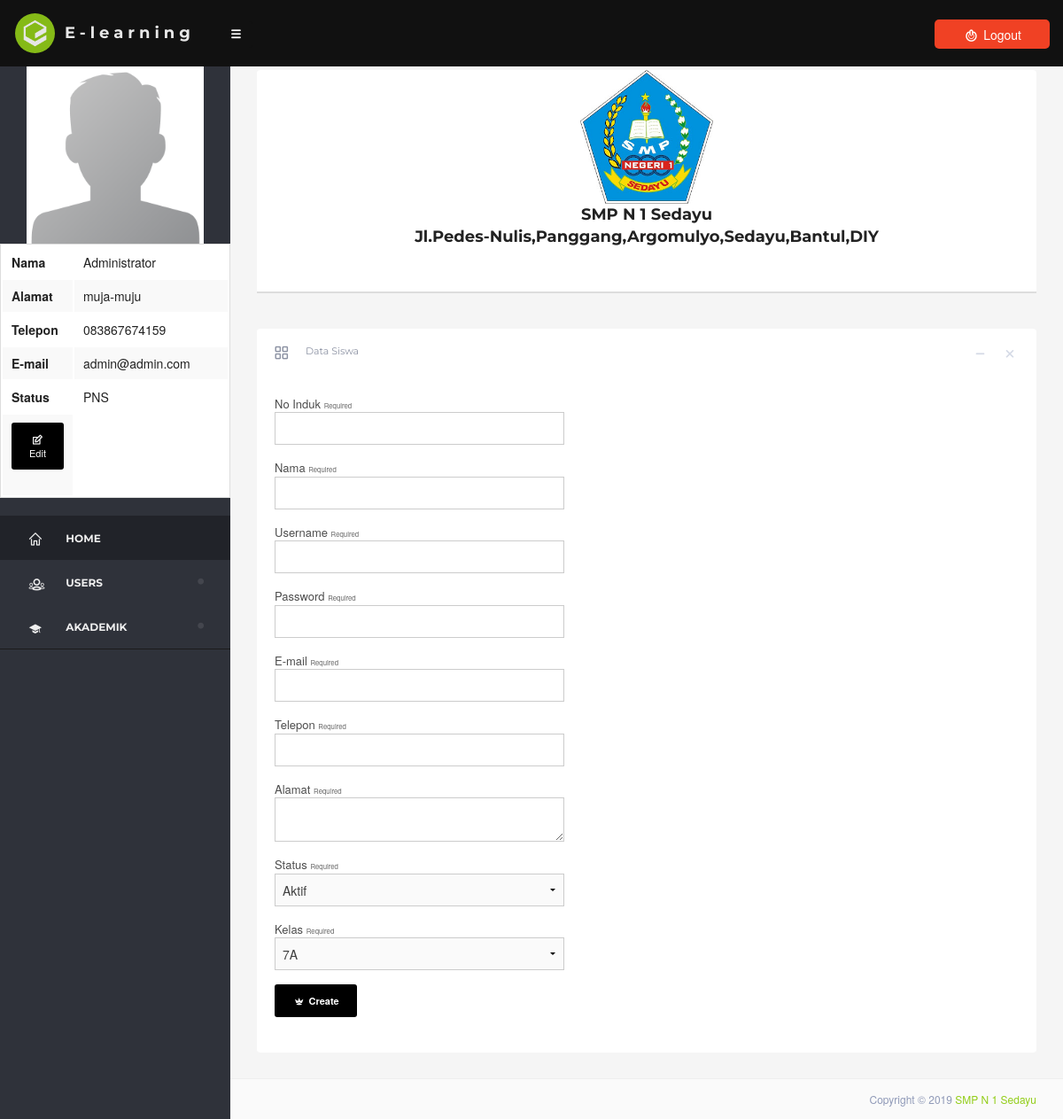
Page /dashboard/?users=siswa-create (signed in) on the committed database.
### tables this page shows
CREATE TABLE `users` (
  `users_id` int(11) NOT NULL AUTO_INCREMENT,
  `users_noinduk` int(20) DEFAULT NULL,
  `users_nama` varchar(25) DEFAULT NULL,
  `users_username` varchar(25) DEFAULT NULL,
  `users_password` varchar(25) DEFAULT NULL,
  `users_level` varchar(5) DEFAULT NULL,
  `users_telp` varchar(13) DEFAULT NULL,
  `users_alamat` text,
  `users_email` varchar(30) DEFAULT NULL,
  `users_status` varchar(6) DEFAULT NULL,
  `users_foto` varchar(100) NOT NULL,
  `kelas_id` int(11) DEFAULT NULL,
  PRIMARY KEY (`users_id`),
  KEY `kelas_id` (`kelas_id`)
);

### dashboard/view/siswa_create.php (the view, shortened to what this page needs)
<div class="large-12 columns">
    <div class="box">
        <div class="box-header bg-transparent">
            <div class="pull-right box-tools">
                <span class="box-btn" data-widget="collapse"><i class="icon-minus"></i>
                </span>
                <span class="box-btn" data-widget="remove"><i class="icon-cross"></i>
                </span>
            </div>
            <h3 class="box-title"><i class="fontello-th-large-outline"></i>
                <span>Data Siswa</span>
            </h3>
        </div>
        <div class="box-body small-5" style="display: block;">
            <form data-abide method="POST" enctype="multipart/form-data" action="" role="form">
                <div class="name-field">
                    <label>No Induk <small>required</small>
                        <input type="text" name="noinduk" required>
                    </label>
                </div>
                <div class="name-field">
                    <label>Nama <small>required</small>
                        <input type="text" name="nama" required>
                    </label>
                </div>
                <div class="name-field">
                    <label>Username <small>required</small>
                        <input type="text" name="username" required>
                    </label>
                </div>
                <div class="name-field">
                    <label>Password <small>required</small>
                        <input type="password" name="password" required>
                    </label>
                </div>
                <div class="name-field">
                    <label>E-mail <small>required</small>
                        <input type="email" name="email" required>
                    </label>
                </div>
                <div class="name-field">
                    <label>Telepon <small>required</small>
                        <input type="text" name="telp" required>
                    </label>
                </div>
                <div class="name-field">
                    <label>Alamat <small>required</small>
                        <textarea name="alamat" required></textarea>
                    </label>
                </div>
                <div class="name-field">
                    <label>Status <small>required</small>
                        <select name="status" required>
                            <option>Aktif</option>
                        </select>
                    </label>
                </div>
                <div class="name-field">
                    <label>Kelas <small>required</small>
                        <select name="kelas" requires>
                            <?php
                                $kelas      =   mysql_query("SELECT * FROM kelas ORDER BY kelas_nama ASC");
                                while ($row=mysql_fetch_array($kelas)) {
                            ?>
                            <option value="<?php echo $row['kelas_id']; ?>"><?php echo $row['kelas_nama']; ?></option>
                            <?php
                                }
                            ?>
                        </select>
                    </label>
                </div>
                <button type="submit" class="tiny radius button bg-black-solid" name="siswa-create"><b><span class="fontello-minefield"></span> Create</b></button>
            </form>
        </div>
    </div>
</div>

### dashboard/layout/header.php (shortened to what this page needs)
<!doctype html>
<html class="no-js" lang="en">
<head>
    <link rel="stylesheet" href="assets/css/foundation.css" />
    <link rel="stylesheet" href="assets/css/dashboard.css">
    <link rel="stylesheet" href="assets/css/style.css">
    <link rel="stylesheet" href="assets/css/dripicon.css">
    <link rel="stylesheet" href="assets/css/typicons.css" />
    <link rel="stylesheet" href="assets/css/font-awesome.css" />
    <link rel="stylesheet" href="assets/css/theme.css">
    <link href="assets/js/validate/validate.css" rel="stylesheet">
    <link href="assets/js/idealform/css/jquery.idealforms.css" rel="stylesheet">
    <link rel="stylesheet" type="text/css" href="assets/js/date-dropdown/jquery.datetimepicker.css" />
    <link href="assets/js/pace/themes/orange/pace-theme-flash.css" rel="stylesheet" />
    <link rel="stylesheet" href="assets/js/slicknav/slicknav.css" />
    <link rel="stylesheet" href="assets/js/dropZone/downloads/css/dropzone.css" />
    <link href="assets/css/table.css" rel="stylesheet" type="text/css" />
</head>
<body>
    <div class="off-canvas-wrap" data-offcanvas>
            <div id="skin-select">
                <a id="toggle">
                    <span class="fa icon-menu"></span>
                </a>
                <div class="skin-part">
                    <div id="tree-wrap">
                        <div class="profile">
                            <img alt="" class="" src="img/logo.png">
                            <h3><a href="index.php" style="color:#ffffff;"><b>E-learning</b></a></h3>
                        </div>
		 <?php
                $v_user = $_SESSION['id'];
                            $user      =   mysql_query("SELECT * FROM users WHERE users_id = '".$v_user."' ");
                            $row=mysql_fetch_array($user);
                ?>
                        <div class="side-bar">
                            <ul id="menu-showhide" class="topnav slicknav">
							 <?php
                                echo  "<center><img src='img/$row[users_foto]' width='200' height='100'></center>";
                            ?>
							  <table  class="" style="width:100%">
                    <tr>
                        <th width="30%">Nama</th>
                        <td>
                            <?php
                                echo $row['users_nama'];
                            ?>
                        </td>
                    </tr>
                    <tr>
                       <th>Alamat</th>
                    <td>
                            <?php
                                echo $row['users_alamat'];
                            ?>
                        </td>
                     </tr>
                     <tr>
                    <th>Telepon</th>
                    <td>
                            <?php
                                echo $row['users_telp'];
                            ?>
                        </td>
                    </tr>
                <tr>
                    <th>E-mail</th>
                    <td>
                            <?php
                                echo $row['users_email'];
                            ?>
                        </td>
                      </tr>
                      <TR>
                      <th>Status</th>
                        <td>
                            <?php
                                echo $row['users_status'];
                            ?>
                        </td>
                    <tr>
                       <td>
                            <a href="?guru-edit=<?php echo $row['users_id']; ?>"><span class="tiny radius fontello-edit button bg-black-solid" >Edit</span> </a>
                       </td>
                    </tr>
                </div>
                                <li>
                                        <a id="menu-select" class="tooltip-tip" href="../index.php" title="Dashboard">
                                            <i class="icon-home"></i>
                                            <span>Home</span>
                                        </a>
                                    </li>
                                    <?php
                                        if (isset($_SESSION['level'])) {
                                            if ($_SESSION['level'] == 'admin') {
                                    ?>
                                    <li>
                                        <a class="tooltip-tip" href="#">
                                            <i class="fontello-users-outline"></i>
                                            <span>Users</span>
                                        </a>
                                    </li>
                                    <li>
                                        <a class="tooltip-tip" href="#">
                                            <i class="fontello-college"></i>
                                            <span>Akademik</span>
                                        </a>
                                    </li>
                                    <?php
                                            }
                                        }
                                    ?>
                        </div>
                        <ul class="bottom-list-menu">
                        </ul>
                    </div>
                </div>
            </div>

### rows in the picture
users: users_foto (picture), users_nama "Administrator", users_alamat "muja-muju", users_telp "083867674159", users_email "admin@admin.com", users_status "PNS"

### other values in the picture
form field kelas "7A"
